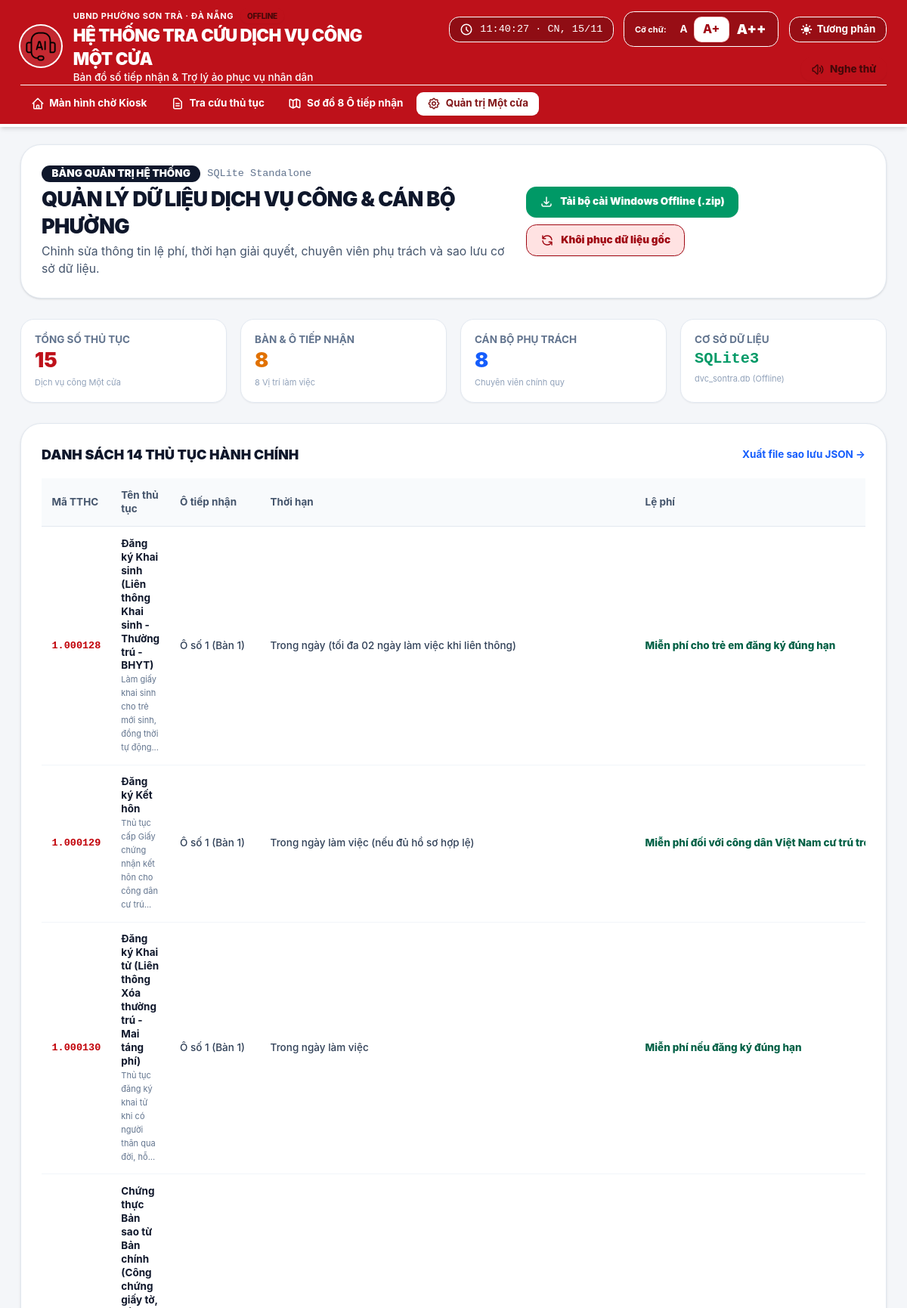
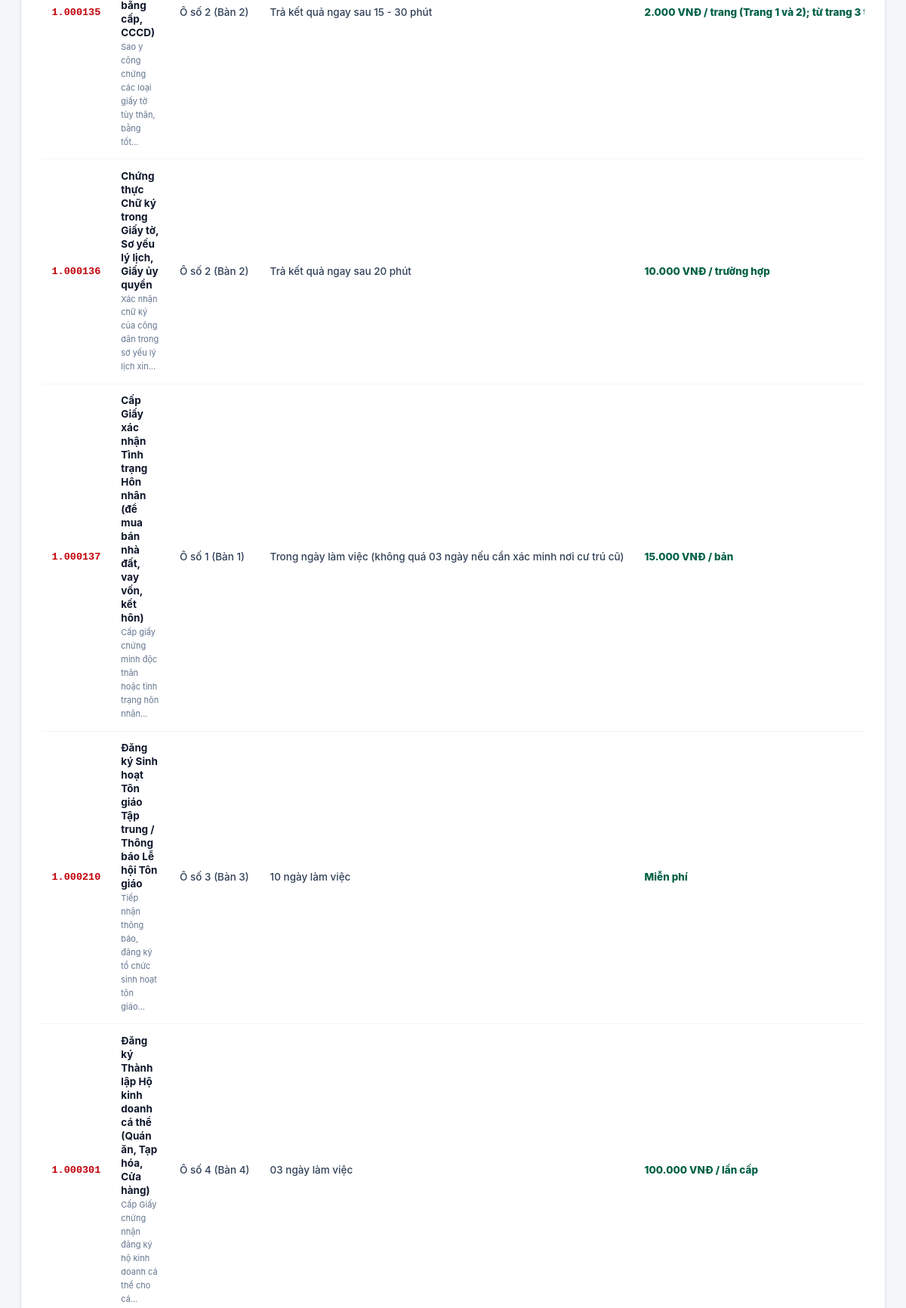
The page /admin (upper part) on the database its author committed (2 pictures, top to bottom).
### tables this page shows
CREATE TABLE services (
        id TEXT PRIMARY KEY,
        ward_id TEXT NOT NULL,
        code TEXT NOT NULL,
        name TEXT NOT NULL,
        category TEXT NOT NULL,
        level TEXT DEFAULT 'Toàn trình',
        counter_id TEXT,
        summary TEXT,
        processing_duration TEXT,
        fee TEXT,
        required_documents_json TEXT,
        steps_json TEXT,
        audio_script TEXT,
        legal_basis_json TEXT,
        faq_json TEXT,
        search_keywords_json TEXT,
        national_portal_url TEXT,
        is_popular INTEGER DEFAULT 0,
        FOREIGN KEY (ward_id) REFERENCES wards(id) ON DELETE CASCADE
    );

CREATE TABLE counters (
        id TEXT PRIMARY KEY,
        ward_id TEXT NOT NULL,
        code TEXT NOT NULL,
        name TEXT NOT NULL,
        officer_id TEXT,
        officer_name TEXT,
        primary_field TEXT,
        description TEXT,
        position_number INTEGER DEFAULT 1,
        color_theme TEXT DEFAULT 'blue',
        is_active INTEGER DEFAULT 1,
        FOREIGN KEY (ward_id) REFERENCES wards(id) ON DELETE CASCADE
    );

### app.py (the view)
@app.route('/admin')
def admin_panel():
    counters = database.get_counters('ward-sontra')
    officers = database.get_officers('ward-sontra')
    services = database.get_services('ward-sontra')
    ward = database.get_ward('ward-sontra')
    return render_template('admin.html', counters=counters, officers=officers, services=services, ward=ward)

### app.py (called while the page is built)
@app.context_processor
def inject_global_data():
    ward = database.get_ward('ward-sontra') or {
        'id': 'ward-sontra',
        'name': 'Phường Sơn Trà',
        'district': 'Thành phố Đà Nẵng',
        'city': 'Thành phố Đà Nẵng',
        'address': 'Số 06 Nguyễn Phan Vinh, phường Sơn Trà, thành phố Đà Nẵng',
        'hotline': '0913 415 457',
        'working_hours': 'Sáng 07h30 - 11h30 | Chiều 13h30 - 17h00'
    }
    return dict(current_ward=ward)

### database.py (called while the page is built)
def get_db_connection() -> sqlite3.Connection:
    conn = sqlite3.connect(DB_FILE)
    conn.row_factory = sqlite3.Row
    conn.execute("PRAGMA foreign_keys = ON")
    return conn

def _normalize_counter(d: Dict[str, Any]) -> Dict[str, Any]:
    d['positionNumber'] = d.get('position_number')
    d['officerName'] = d.get('officer_name')
    d['officerId'] = d.get('officer_id')
    d['wardId'] = d.get('ward_id')
    d['primaryField'] = d.get('primary_field')
    d['colorTheme'] = d.get('color_theme')
    d['isActive'] = bool(d.get('is_active', 1))
    return d

def _normalize_ward(d: Dict[str, Any]) -> Dict[str, Any]:
    d['workingHours'] = d.get('working_hours')
    d['supportOfficer'] = d.get('support_officer')
    return d

def _normalize_officer(d: Dict[str, Any]) -> Dict[str, Any]:
    d['counterId'] = d.get('counter_id')
    d['phoneNumber'] = d.get('phone_number')
    d['avatarUrl'] = d.get('avatar_url')
    d['fields'] = json.loads(d.get('fields_json') or '[]')
    d['primaryDuties'] = json.loads(d.get('primary_duties_json') or '[]')
    d['concurrentRoles'] = json.loads(d.get('concurrent_roles_json') or '[]')
    return d

def _normalize_service(d: Dict[str, Any]) -> Dict[str, Any]:
    d['counterId'] = d.get('counter_id')
    d['wardId'] = d.get('ward_id')
    d['processingDuration'] = d.get('processing_duration')
    d['audioScript'] = d.get('audio_script')
    d['nationalPortalUrl'] = d.get('national_portal_url')
    d['isPopular'] = bool(d.get('is_popular', 0))
    d['requiredDocuments'] = json.loads(d.get('required_documents_json') or '[]')
    d['steps'] = json.loads(d.get('steps_json') or '[]')
    d['legalBasis'] = json.loads(d.get('legal_basis_json') or '[]')
    d['faq'] = json.loads(d.get('faq_json') or '[]')
    d['searchKeywords'] = json.loads(d.get('search_keywords_json') or '[]')
    return d

### templates/admin.html (shortened to what this page needs)
{% extends "base.html" %}
{% block content %}
<div class="space-y-6">
  <div class="bg-white rounded-3xl p-6 border border-slate-200 shadow-sm flex flex-col md:flex-row items-start md:items-center justify-between gap-4">
    <div>
      <div class="flex items-center gap-2 mb-1">
        <span class="text-xs font-black text-white bg-slate-900 px-3 py-0.5 rounded-full uppercase">
          Bảng Quản Trị Hệ Thống
        </span>
        <span class="text-xs text-slate-500 font-mono">SQLite Standalone</span>
      </div>
      <h2 class="text-xl sm:text-2xl font-black text-slate-900 tracking-tight">
        QUẢN LÝ DỮ LIỆU DỊCH VỤ CÔNG & CÁN BỘ PHƯỜNG
      </h2>
      <p class="text-xs sm:text-sm text-slate-600 mt-1">
        Chỉnh sửa thông tin lệ phí, thời hạn giải quyết, chuyên viên phụ trách và sao lưu cơ sở dữ liệu.
      </p>
    </div>
    <div class="flex flex-wrap items-center gap-2">
      <a href="/public/assets/dvc_sontra_offline_flask.zip" download="dvc_sontra_offline_flask.zip" class="px-4 py-2.5 bg-emerald-600 hover:bg-emerald-700 text-white font-black text-xs rounded-xl shadow-xs flex items-center gap-2 transition-colors">
        <svg class="w-4 h-4" fill="none" stroke="currentColor" viewBox="0 0 24 24"><path stroke-linecap="round" stroke-linejoin="round" stroke-width="2" d="M4 16v1a3 3 0 003 3h10a3 3 0 003-3v-1m-4-4l-4 4m0 0l-4-4m4 4V4"></path></svg>
        <span>Tải bộ cài Windows Offline (.zip)</span>
      </a>
      <button id="btn-reset-db" class="px-4 py-2.5 bg-red-100 hover:bg-red-200 text-red-800 font-black text-xs rounded-xl border border-red-300 shadow-xs flex items-center gap-2 transition-colors cursor-pointer">
        <svg class="w-4 h-4" fill="none" stroke="currentColor" viewBox="0 0 24 24"><path stroke-linecap="round" stroke-linejoin="round" stroke-width="2" d="M4 4v5h.582m15.356 2A8.001 8.001 0 004.582 9m0 0H9m11 11v-5h-.581m0 0a8.003 8.003 0 01-15.357-2m15.357 2H15"></path></svg>
        <span>Khôi phục dữ liệu gốc</span>
      </button>
    </div>
  </div>
  <div class="grid grid-cols-2 sm:grid-cols-4 gap-4">
    <div class="p-4 rounded-2xl bg-white border border-slate-200 shadow-xs">
      <span class="text-xs font-bold text-slate-500 uppercase block">Tổng số thủ tục</span>
      <span class="text-2xl font-black text-[#be111a]">{{ services|length }}</span>
      <span class="text-[11px] text-slate-400 block mt-0.5">Dịch vụ công Một cửa</span>
    </div>
    <div class="p-4 rounded-2xl bg-white border border-slate-200 shadow-xs">
      <span class="text-xs font-bold text-slate-500 uppercase block">Bàn & Ô tiếp nhận</span>
      <span class="text-2xl font-black text-amber-600">{{ counters|length }}</span>
      <span class="text-[11px] text-slate-400 block mt-0.5">8 Vị trí làm việc</span>
    </div>
    <div class="p-4 rounded-2xl bg-white border border-slate-200 shadow-xs">
      <span class="text-xs font-bold text-slate-500 uppercase block">Cán bộ phụ trách</span>
      <span class="text-2xl font-black text-blue-600">{{ officers|length }}</span>
      <span class="text-[11px] text-slate-400 block mt-0.5">Chuyên viên chính quy</span>
    </div>
    <div class="p-4 rounded-2xl bg-white border border-slate-200 shadow-xs">
      <span class="text-xs font-bold text-slate-500 uppercase block">Cơ sở dữ liệu</span>
      <span class="text-lg font-black text-emerald-600 font-mono">SQLite3</span>
      <span class="text-[11px] text-slate-400 block mt-0.5">dvc_sontra.db (Offline)</span>
    </div>
  </div>
  <div class="bg-white rounded-3xl p-6 border border-slate-200 shadow-sm space-y-4">
    <div class="flex items-center justify-between">
      <h3 class="text-base font-black text-slate-900 uppercase">Danh sách 14 Thủ tục hành chính</h3>
      <a href="/api/backup" target="_blank" class="text-xs font-bold text-blue-600 hover:underline">
        Xuất file sao lưu JSON →
      </a>
    </div>
    <div class="overflow-x-auto">
      <table class="w-full text-left text-xs border-collapse">
        <thead>
          <tr class="border-b border-slate-200 bg-slate-50 text-slate-600 font-black">
            <th class="p-3">Mã TTHC</th>
            <th class="p-3">Tên thủ tục</th>
            <th class="p-3">Ô tiếp nhận</th>
            <th class="p-3">Thời hạn</th>
            <th class="p-3">Lệ phí</th>
          </tr>
        </thead>
        <tbody class="divide-y divide-slate-100">
          {% for s in services %}
          <tr class="hover:bg-slate-50/80 transition-colors">
            <td class="p-3 font-mono font-bold text-red-700">{{ s.code }}</td>
            <td class="p-3">
              <span class="font-bold text-slate-900 block">{{ s.name }}</span>
              <span class="text-[11px] text-slate-500">{{ s.summary|truncate(60) }}</span>
            </td>
            <td class="p-3 font-medium text-slate-700 whitespace-nowrap">
              {% for c in counters if c.id == s.counterId %}
                {{ c.code }} (Bàn {{ c.positionNumber }})
              {% endfor %}
            </td>
            <td class="p-3 font-medium text-slate-700 whitespace-nowrap">{{ s.processingDuration }}</td>
            <td class="p-3 font-extrabold text-emerald-800 whitespace-nowrap">{{ s.fee }}</td>
          </tr>
          {% endfor %}
        </tbody>
      </table>
    </div>
  </div>
</div>
{% endblock %}

### templates/base.html (style rules this page uses)
body { font-family: -apple-system, BlinkMacSystemFont, "Segoe UI", Roboto, "Helvetica Neue", Arial, sans-serif; background-color: #f4f6f9; color: #1e293b; touch-action: manipulation; -webkit-tap-highlight-color: transparent; }
html.text-scale-large { font-size: 18px; }

### rows shown on the page
services: code "1.000128", name "Đăng ký Khai sinh (Liên thông Khai sinh - Thường trú - BHYT)", summary "Làm giấy khai sinh cho trẻ mới sinh, đồng thời tự động...", processingDuration "Trong ngày (tối đa 02 ngày làm việc khi liên thông)", fee "Miễn phí cho trẻ em đăng ký đúng hạn"
counters: code "Ô số 1", positionNumber "1"
services: code "1.000129", name "Đăng ký Kết hôn", summary "Thủ tục cấp Giấy chứng nhận kết hôn cho công dân cư trú...", processingDuration "Trong ngày làm việc (nếu đủ hồ sơ hợp lệ)", fee "Miễn phí đối với công dân Việt Nam cư trú…"
services: code "1.000130", name "Đăng ký Khai tử (Liên thông Xóa thường trú - Mai táng phí)", summary "Thủ tục đăng ký khai tử khi có người thân qua đời, hỗ...", processingDuration "Trong ngày làm việc", fee "Miễn phí nếu đăng ký đúng hạn"
services: code "1.000135", name "Chứng thực Bản sao từ Bản chính (Công chứng giấy tờ, bằng cấp, CCCD)", summary "Sao y công chứng các loại giấy tờ tùy thân, bằng tốt...", processingDuration "Trả kết quả ngay sau 15 - 30 phút", fee "2.000 VNĐ / trang (Trang 1 và 2); từ trang 3…"
counters: code "Ô số 2", positionNumber "2"
services: code "1.000136", name "Chứng thực Chữ ký trong Giấy tờ, Sơ yếu lý lịch, Giấy ủy quyền", summary "Xác nhận chữ ký của công dân trong sơ yếu lý lịch xin...", processingDuration "Trả kết quả ngay sau 20 phút", fee "10.000 VNĐ / trường hợp"
services: code "1.000137", name "Cấp Giấy xác nhận Tình trạng Hôn nhân (để mua bán nhà đất, vay vốn, kết hôn)", summary "Cấp giấy chứng minh độc thân hoặc tình trạng hôn nhân...", processingDuration "Trong ngày làm việc (không quá 03 ngày nếu cần xác minh nơi cư trú cũ)", fee "15.000 VNĐ / bản"
services: code "1.000210", name "Đăng ký Sinh hoạt Tôn giáo Tập trung / Thông báo Lễ hội Tôn giáo", summary "Tiếp nhận thông báo, đăng ký tổ chức sinh hoạt tôn giáo...", processingDuration "10 ngày làm việc", fee "Miễn phí"
counters: code "Ô số 3", positionNumber "3"
services: code "1.000301", name "Đăng ký Thành lập Hộ kinh doanh cá thể (Quán ăn, Tạp hóa, Cửa hàng)", summary "Cấp Giấy chứng nhận đăng ký hộ kinh doanh cá thể cho cá...", processingDuration "03 ngày làm việc", fee "100.000 VNĐ / lần cấp"
counters: code "Ô số 4", positionNumber "4"

### other values the page prints
{{ services|length }} "15"
{{ counters|length }} "8"
{{ officers|length }} "8"
